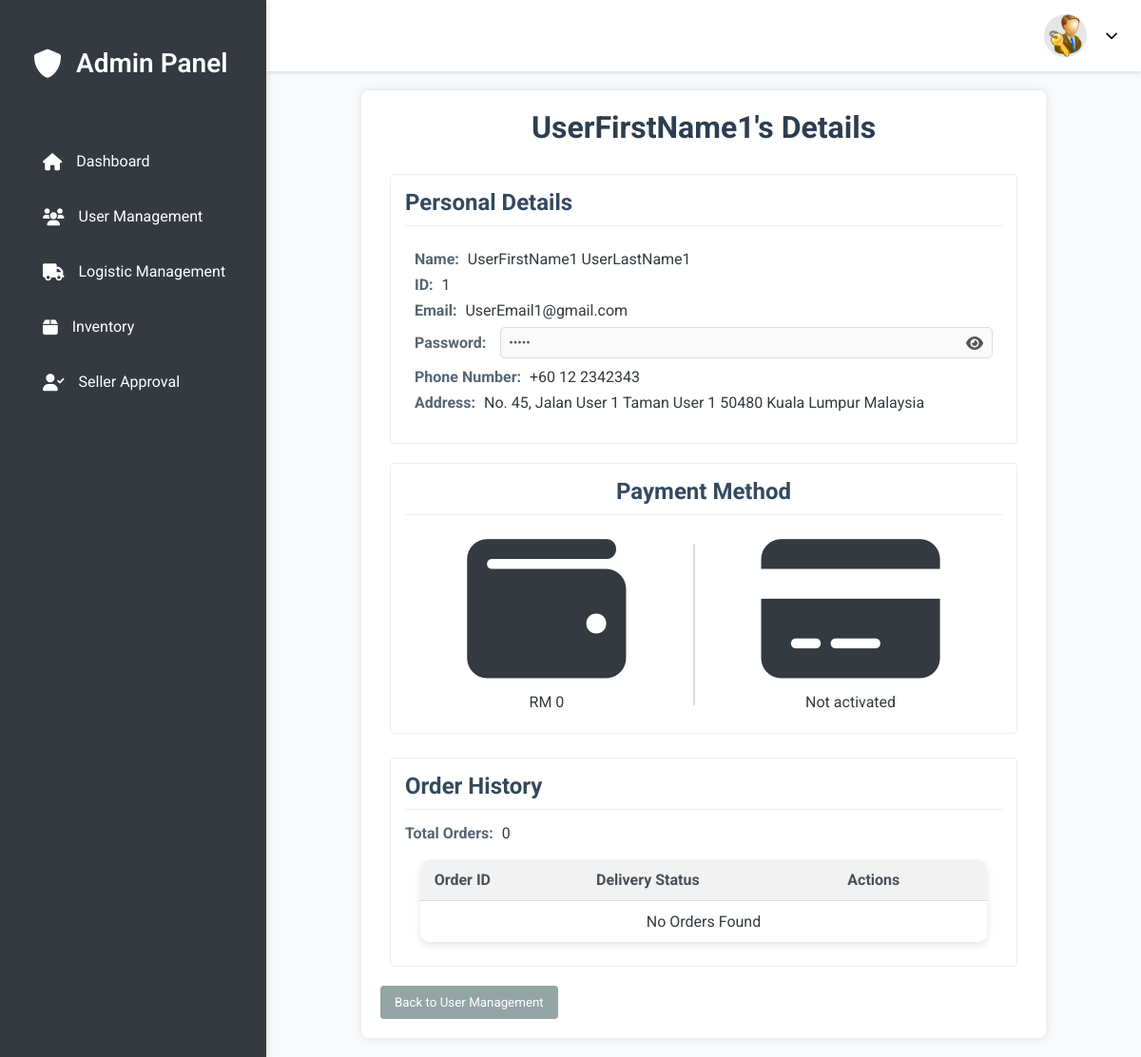
The page /admin/view_user/1 on the database its author committed.
### tables this page shows
CREATE TABLE user (
        pid INTEGER PRIMARY KEY AUTOINCREMENT,
        firstName TEXT NOT NULL,
        lastName TEXT NULL,
        email TEXT UNIQUE NOT NULL,
        password TEXT NOT NULL,
        isSeller INTEGER DEFAULT 0,
        haveBankCard INTEGER DEFAULT 0,
        phone_number TEXT,
        wallet DECIMAL(10, 2) DEFAULT 0.00,
        address TEXT
    );

### admin_feature.py (the view)
@admin_blueprint.route("/view_user/<int:id>", methods=["POST", "GET"])
def view_user(id):
  con = get_connect_db()
  cur = con.cursor()
  try:
    cur.execute("SELECT * FROM user WHERE pid = ?", (id,))
    user = cur.fetchone()
    if not user:
         flash("User not found.", "warning")
         return redirect(url_for("admin.user_management"))
    cur.execute("""
    SELECT
        o.id,
        o.date,
        o.total_amount,
        o.delivery_status,
        p.name AS product_name
    FROM orders o
    JOIN products p ON o.product_id = p.id
    WHERE o.buyer_id = ?
  """, (id,))
    orders = cur.fetchall()
    orders = [{"id": order[0], "date": order[1], "total_amount": order[2], "delivery_status":order[3], "product_name": order[4] } for order in orders]
  except Exception as e:
       flash(f"An error occurred: {e}", "danger")
  finally:
    con.close()
  return render_template("view_user_details.html", user=user, orders=orders)

### db.py (called while the page is built)
def get_connect_db():
    conn = sqlite3.connect(DATABASE_PATH)
    conn.row_factory = sqlite3.Row
    return conn

### web.py (called while the page is built)
@app.after_request
def add_header(response):
    response.headers["Cache-Control"] = "no-store, no-cache, must-revalidate, post-check=0, pre-check=0, max-age=0"
    response.headers["Pragma"] = "no-cache"
    response.headers["Expires"] = "0"
    return response

### templates/view_user_details.html (shortened to what this page needs)
{% extends "admin_page.html" %}
{% block content %}
<link rel="stylesheet" href="https://cdnjs.cloudflare.com/ajax/libs/font-awesome/6.0.0/css/all.min.css"
 />
<link rel="stylesheet" href="/static/view_user_details.css">
<div class="user-details-container">
    <h1>{{ user.firstName }}'s Details</h1>
    <div class="content-container">
        <section class="personal-info-section">
            <h2>Personal Details</h2>
            <div class="details-card">
              <p>
                <strong>Name:</strong>
                {{ user.firstName }} {{ user.lastName }}
              </p>
               <p><strong>ID:</strong> {{ user.pid }}</p>
               <p><strong>Email:</strong> {{ user.email }}</p>
                 <div class="password-field">
                    <label><strong>Password:</strong></label>
                    <input type="password" id="password" value="{{ user.password }}" disabled>
                    <i class="fas fa-eye password-toggle" id="togglePassword"></i>
                </div>
               {% if user.phone_number %}
                 <p><strong>Phone Number:</strong> {{ user.phone_number }}</p>
               {% endif %}
               {% if user.address %}
                 <p><strong>Address:</strong> {{ user.address }}</p>
               {% endif %}
            </div>
        </section>
       <section class="payment-info-section">
             <h2>Payment Method</h2>
             <div class="payment-icons">
                <div id="wallet" class="icon-container">
                  <i class="fas fa-wallet fa-3x"></i>
                  <p>RM {{ user.wallet }}</p>
                </div>
                <div class="separator"></div>
                <div id="card" class="icon-container">
                  <i class="fas fa-credit-card fa-3x"></i>
                  <p>{% if user.haveBankCard == 1 %}Activated{% else %}Not activated{% endif %}</p>
                </div>
              </div>
            </section>
    </div>
    <section class="order-history-section">
        <h2>Order History</h2>
        <p><strong>Total Orders:</strong> {{ orders|length }}</p>
        <div class="table-responsive">
        <table class="order-table">
             <thead>
              <tr>
                    <th>Order ID</th>
                    <th>Delivery Status</th>
                    <th>Actions</th>
              </tr>
             </thead>
            <tbody>
             {% for order in orders %}
                <tr>
                  <td>{{ order.id }}</td>
                  <td>{{ order.delivery_status }}</td>
                  <td class="action-buttons">
                      <form action="{{ url_for('admin.view_order_details', order_id=order.id) }}" method="GET">
                          <button type="submit" class="view-btn">View</button>
                      </form>
                  </td>
                </tr>
                {% else %}
                <tr>
                   <td colspan="3" style="text-align: center">No Orders Found</td>
                </tr>
                {% endfor %}
            </tbody>
        </table>
    </div>
   </section>
    <button class="back-button" onclick="window.location.href='{{ url_for('admin.user_management') }}'">Back to User Management</button>
</div>
{% endblock %}

### static/admin_page.css (style rules this page uses)
* { margin: 0; padding: 0; box-sizing: border-box; font-family: 'Roboto', sans-serif; }
body { background-color: #f8f9fa; color: #343a40; }

### static/view_user_details.css (style rules this page uses)
.user-details-container { margin: 20px 100px; background: #fff; padding: 20px; border-radius: 8px; box-shadow: 0 0 10px rgba(0, 0, 0, 0.1); font-family: 'Roboto', sans-serif; }
.user-details-container h1 { text-align: center; margin-bottom: 20px; color: #2c3e50; }
.user-details-container h2 { border-bottom: 1px solid #eee; padding-bottom: 10px; margin-bottom: 15px; color: #34495e; }
.content-container { display: flex; justify-content: space-between; align-items: flex-start; flex-wrap: wrap; margin-bottom: 15px; }
.personal-info-section { flex: 1; padding: 15px; border: 1px solid #eee; border-radius: 4px; margin: 10px; flex-basis: calc(40% - 20px); }
.details-card { padding: 10px; }
.personal-info-section p { margin-bottom: 10px; }
.payment-info-section { flex: 1; padding: 15px; border: 1px solid #eee; border-radius: 4px; margin: 10px; text-align: center; flex-basis: calc(40% - 20px); }
.payment-icons { display: flex; justify-content: center; align-items: center; gap: 70px; }
.payment-icons .icon-container { display: flex; flex-direction: column; text-align: center; align-items: center; justify-content: center; }
.payment-icons .separator { border-left: 2px solid #ddd; height: 170px; align-self: center; }
.payment-info-section p { text-align: center; margin: 5px 0px; }
.order-history-section { flex-basis: calc(100% - 20px); padding: 15px; border: 1px solid #eee; border-radius: 4px; margin: 10px; }
.user-details-container p { margin-bottom: 8px; }
.user-details-container strong { font-weight: bold; color: #566573; margin-right: 5px; }
.back-button { display: block; background-color: #95a5a6; color: #fff; border: none; padding: 10px 15px; border-radius: 4px; cursor: pointer; text-align: center; text-decoration: none; transition: background-color 0.3s ease; margin-top: 20px; }
.table-responsive { width: 100%; overflow-x: auto; }
.order-table { width: 95%; border-collapse: collapse; margin: 10px auto; box-shadow: 0 4px 8px rgba(0, 0, 0, 0.1); border-radius: 10px; overflow: hidden; }
.order-table th, .order-table td { padding: 12px 15px; text-align: left; border-bottom: 1px solid #ddd; font-size: 16px; }
.order-table th { background-color: #f2f2f2; font-weight: bold; color: #495057; }
.order-table tbody tr:last-child td { border-bottom: none; }
.password-field { display: flex; align-items: center; margin-bottom: 10px; position: relative; }
.password-field label { margin-right: 10px; color: #566573; }
.password-field input[type="password"], .password-field input[type="text"] { padding: 8px; border: 1px solid #ddd; border-radius: 5px; flex-grow: 1; color: #555; box-sizing: border-box; -webkit-transition: all 0.3s ease-in-out; -moz-transition: all 0.3s ease-in-out; -ms-transition: all 0.3s ease-in-out; -o-transition: all 0.3s ease-in-out; transition: all 0.3s ease-in-out; }
.password-field i { position: absolute; right: 10px; top: 50%; transform: translateY(-50%); cursor: pointer; color: #555; }
.payment-icons .icon-container i { font-size: 10.45em; }

### rows shown on the page
user: firstName "UserFirstName1", lastName "UserLastName1", pid "1", email "UserEmail1@gmail.com", phone_number "+60 12 2342343", address "No. 45, Jalan User 1 Taman User 1 50480 Kuala Lumpur Malaysia", wallet "0"

### other values the page prints
{{ orders|length }} "0"
